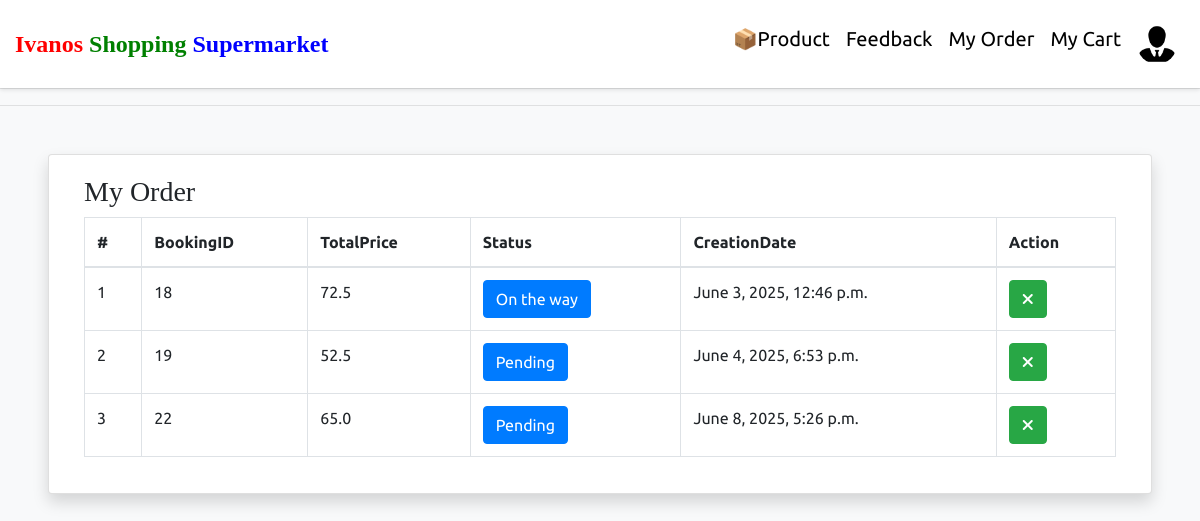
Screenshot of /my-order/ (signed in) with the database file from the repository.
### groceryapp/models.py (models this page shows, shortened)
class Booking(models.Model):
    user = models.ForeignKey(User, on_delete=models.CASCADE, null=True, blank=True)
    product = models.TextField(default={'objects': []}, null=True, blank=True)
    total = models.CharField(max_length=100, null=True, blank=True)
    status = models.IntegerField(choices=ORDERSTATUS, default=1)
    created = models.DateTimeField(auto_now_add=True)
    updated = models.DateTimeField(auto_now=True)

### groceryapp/views.py (the view)
# urls.py: path('my-order/', myOrder, name="myorder"),
def myOrder(request):
    order = Booking.objects.filter(user=request.user)
    return render(request, "my-order.html", locals())

### groceryapp/templates/my-order.html (shortened to what this page needs)
{% extends 'userbase.html' %}
{% block content %}
<hr class="mt-0">
<div class="card shadow m-5" id="myorder">
    <div class="card-body">
        <div class="container-fluid">
            <h3 style="font-family:roman">My Order</h3>
            <table class="table table-bordered" style="width:100%">
                <thead>
                <tr>
                    <th>#</th>
                    <th>BookingID</th>
                    <th>TotalPrice</th>
                    <th>Status</th>
                    <th>CreationDate</th>
                    <th>Action</th>
                </tr>
                </thead>
                <tbody>
                {% for i in order %}
                <tr>
                    <td>{{forloop.counter}}</td>
                    <td>{{i.id}}</td>
                    <td>{{i.total}}</td>
                    <td><a href="/user-order-track/{{i.id}}/" class="btn btn-primary" title="Track Status">{{i.get_status_display}}</a></td>
                    <td>{{i.created}}</td>
                   <td>
    {% if i.status < 4 %}
        <a href="/change-order-status/{{i.id}}/?status=5" class="btn btn-success" title="Cancel Order"><i class="fa-solid fa-xmark"></i></a>
    {% endif %}
</td>
                </tr>
                {% endfor %}
                </tbody>
            </table>
        </div>
    </div>
</div>
{% endblock %}

### groceryapp/static/css/mystyle.css (style rules this page uses)
html { scroll-behavior:smooth; }
body { background: #f8f9fa; }

### groceryapp/templates/userbase.html (style rules this page uses)
body { font-family: 'Ubuntu', sans-serif; background-color: #f8f9fa; }

### rows the page displays
Booking: id "18", total "72.5", status "On the way", created "June 3, 2025, 12:46 p.m."
Booking: id "19", total "52.5", status "Pending", created "June 4, 2025, 6:53 p.m."
Booking: id "22", total "65.0", status "Pending", created "June 8, 2025, 5:26 p.m."
